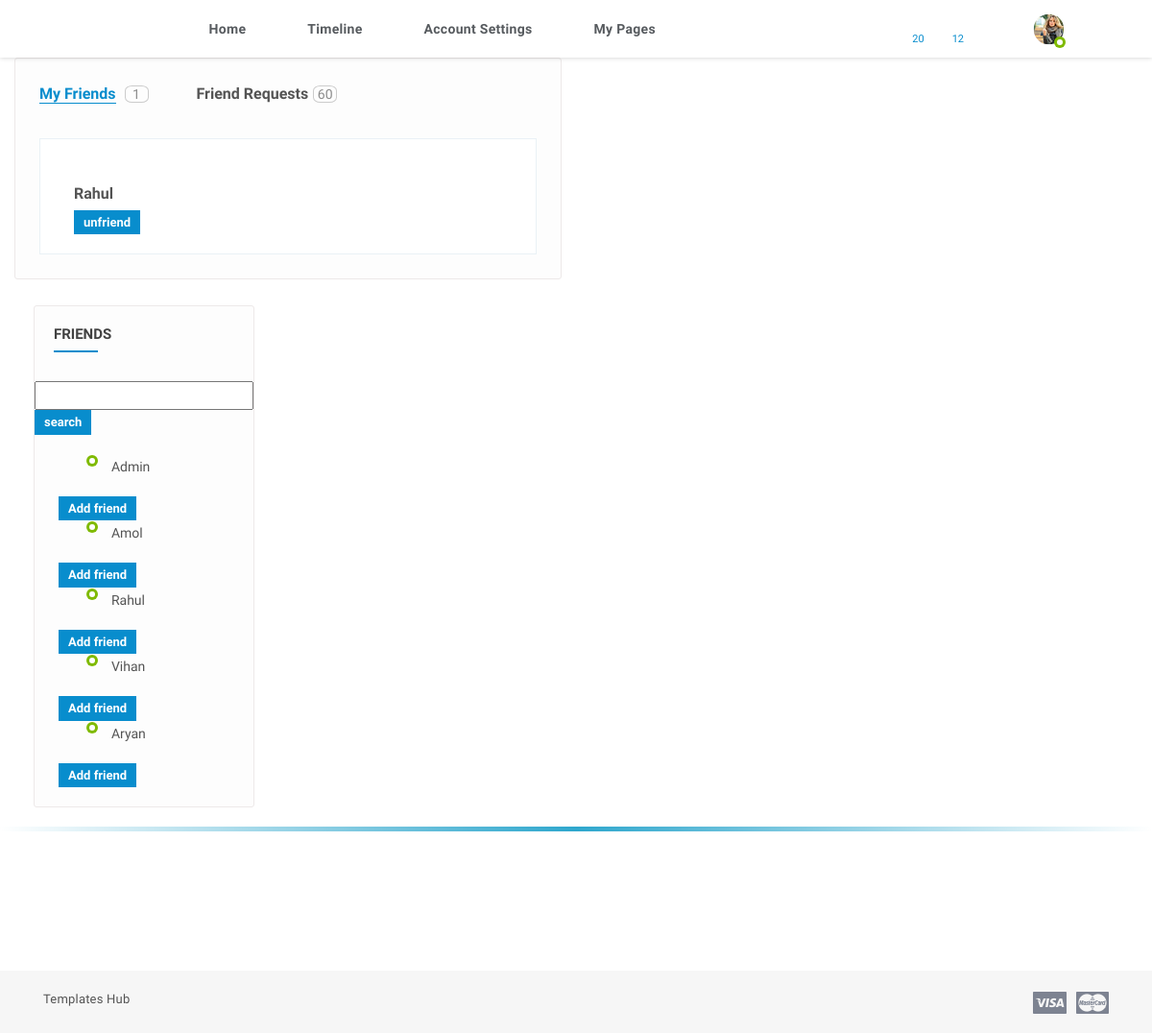
The app's page /friends-list (signed in), older data.
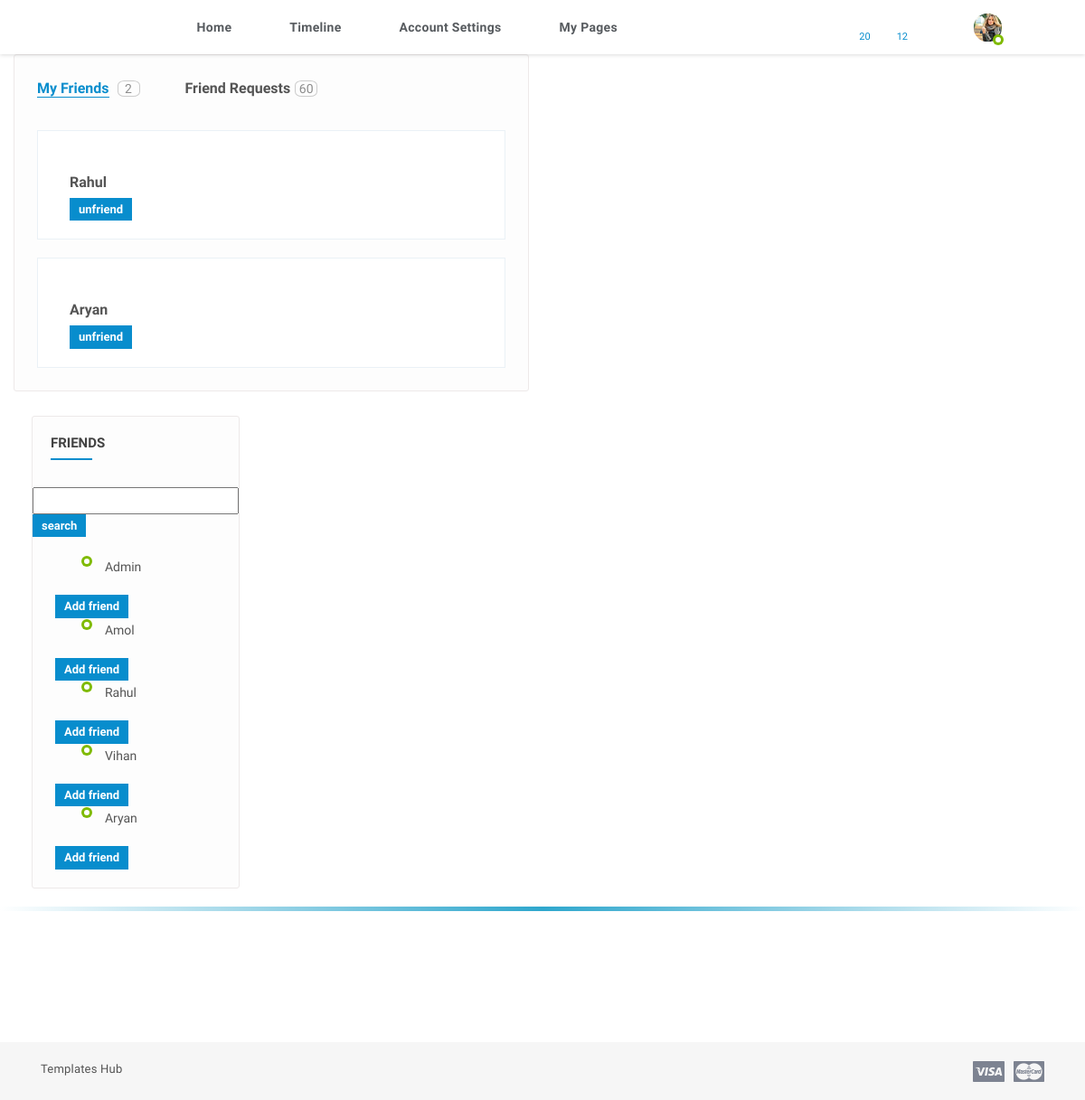
The same page, newer data.
### friends/models.py (models this page shows, shortened)
class Myuser(models.Model):
    user=models.ForeignKey(User, on_delete=models.CASCADE, null=True, blank=True, related_name="user")
    friends=models.ForeignKey(User, on_delete=models.CASCADE, related_name="friends")

### frontend/views.py (the view, shortened to what this page needs)
# urls.py: path('friends-list', views.Friendlist.as_view(), name="Friendslist"),
class Friendlist(View):
    template_name='friends-list.html'
    def get(self, request):
        friends=User.objects.all()
        myfriends=Myuser.objects.filter(user=request.user)
        context={
            'friends':friends,
            'myfriends':myfriends,
        }
        return render(request, self.template_name, context)

### templates/friends-list.html (shortened to what this page needs)
{% extends 'base.html' %} {% block content %}
<div class="col-lg-6">
  <div class="central-meta">
    <div class="frnds">
      <ul class="nav nav-tabs">
        <li class="nav-item">
          <a class="active" href="#frends" data-toggle="tab">My Friends</a>
          <span>{{myfriends.count}}</span>
        </li>
        <li class="nav-item">
          <a class="" href="#frends-req" data-toggle="tab">Friend Requests</a
          ><span>60</span>
        </li>
      </ul>
      <div class="tab-content">
        <div class="tab-pane active fade show" id="frends">
            <ul class="nearby-contct">
                {% for myfriend in myfriends %}
                <li>
                  <div class="nearly-pepls">
                    <figure>
                    </figure>
                    <div class="pepl-info">
                      <h4>
                        <a href="time-line.html" title="">{{myfriend.friends}}</a>
                      </h4>
                      <form action="" method="post">
                          <button name="unfriend" value="{{myfriend.id}}"
                          title="" class="add-butn" >unfriend</button>
                      </form>
                    </div>
                  </div>
                </li>
                {% endfor %}
            </ul>
        </div>
      </div>
    </div>
  </div>
</div>
<div class="col-lg-3">
  <aside class="sidebar static">
    <div class="widget friend-list stick-widget">
      <h4 class="widget-title">Friends</h4>
      <form action="" method="get">
        <input type="text" name="search">
        <button type="submit">search</button>
      </form>
      <ul id="people-list" class="friendz-list">
          {% for friend in friends %}
          <li>
            <figure>
              <span class="status f-online"></span>
            </figure>
            <div class="friendz-meta">
              <a href="time-line.html">{{friend.username}}</a>
            </div>
        </li>
        <form action="" method="post">
            <button name="submit" value="{{friend.id}}"
                    >Add friend</button>
        </form>
          {% endfor %}
      </ul>
    </div>
  </aside>
</div>
{% endblock content %}

Row changes from the older to the newer data that the page shows:
added Myuser: friends "Aryan", {{ myfriend.id }} 7 (drawn)
Text that changed along with them:
{{ myfriends.count }}: "1" → "2"
